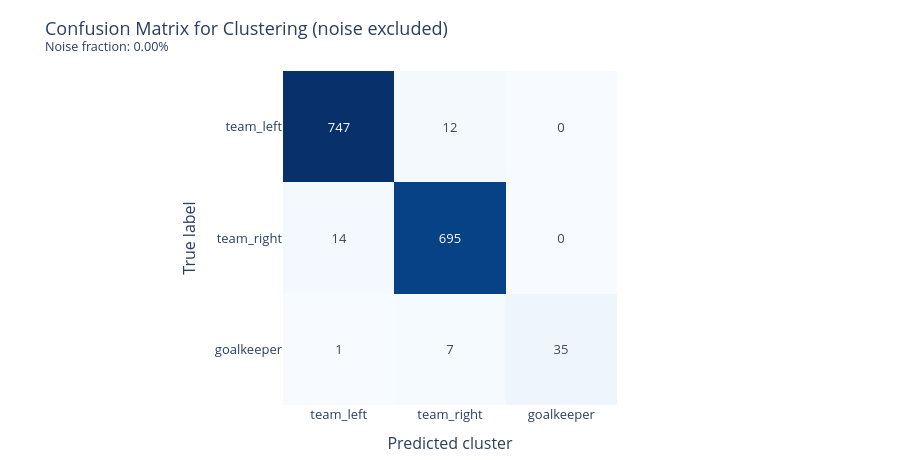

The notebook cell saved with this chart:
### Code cell
model_name = "dino"
method = 'kmeans'
X, y_true = embeddings[model_name]
_, clusters = run_clustering(X, y_true, method, is_umap=True, is_pca=False, is_scale=False)
plot_confusion_matrix_clustering(y_true, clusters)

### Figure 1 — Plotly figure (JSON) as saved in the notebook; plotly's stock layout.template omitted (floating-point values rounded to 4 significant figures)
{"data": [{"coloraxis": "coloraxis", "hovertemplate": "True: %{y}<br>Predicted: %{x}<br>Value: %{z}<extra></extra>", "name": "0", "texttemplate": "%{z:d}", "type": "heatmap", "x": ["team_left", "team_right", "goalkeeper"], "xaxis": "x", "y": ["team_left", "team_right", "goalkeeper"], "yaxis": "y", "z": [[747, 12, 0], [14, 695, 0], [1, 7, 35]]}], "layout": {"coloraxis": {"colorscale": [[0, "rgb(247,251,255)"], [0.125, "rgb(222,235,247)"], [0.25, "rgb(198,219,239)"], [0.375, "rgb(158,202,225)"], [0.5, "rgb(107,174,214)"], [0.625, "rgb(66,146,198)"], [0.75, "rgb(33,113,181)"], [0.875, "rgb(8,81,156)"], [1, "rgb(8,48,107)"]], "showscale": false}, "font": {"size": 13}, "height": 460, "margin": {"b": 20, "l": 20, "r": 20, "t": 70}, "title": {"text": "Confusion Matrix for Clustering (noise excluded)<br><sup>Noise fraction: 0.00%</sup>"}, "xaxis": {"anchor": "y", "constrain": "domain", "domain": [0, 1], "scaleanchor": "y", "title": {"text": "Predicted cluster"}}, "yaxis": {"anchor": "x", "autorange": "reversed", "constrain": "domain", "domain": [0, 1], "title": {"text": "True label"}}}}
